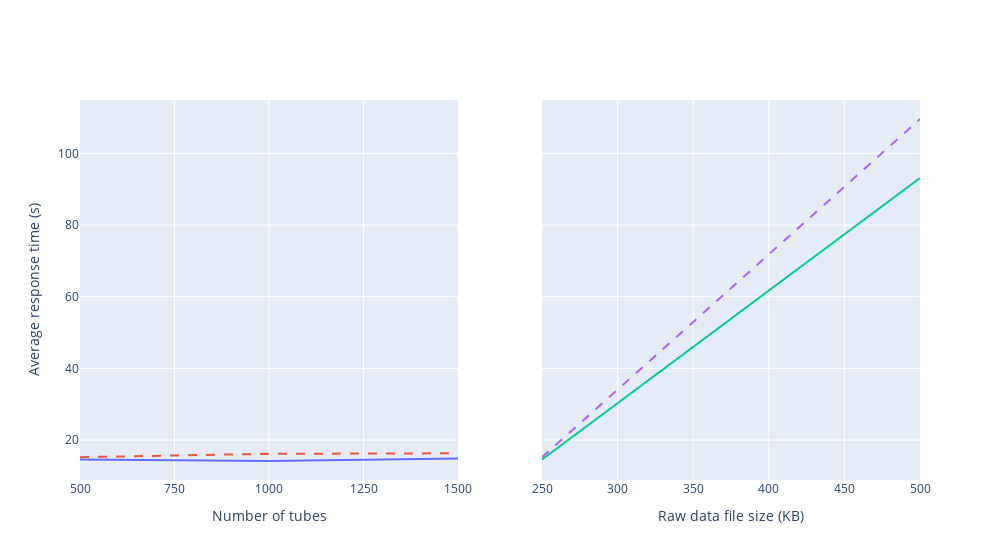

The notebook cell this image was saved under:
### Markdown cell above
### Average times when executing tx 'AddAutomaticAnalysis'

### Code cell
# 3 Orgs net data, file size fixed
threeOrgsFileSizeFixed = [14.5715, 14.1668, 14.8436]
# 5 Orgs net data, file size fixed
fiveOrgsFileSizeFixed = [15.2297, 16.1720, 16.3144]

# 3 Orgs net data, num. tubes fixed
threeOrgsNumTubesFixed = [14.5715, 93.1102]
# 5 Orgs net data, num. tubes fixed
fiveOrgsNumTubesFixed = [15.2297, 109.5888]

avgAutoAnalysis(threeOrgsFileSizeFixed, fiveOrgsFileSizeFixed, threeOrgsNumTubesFixed, fiveOrgsNumTubesFixed)

### Figure 1 — Plotly figure (JSON) as saved in the notebook; plotly's stock layout.template omitted (floating-point values rounded to 4 significant figures)
{"data": [{"mode": "lines", "name": "3 Orgs net (file size fixed)", "type": "scatter", "x": [500, 1000, 1500], "xaxis": "x", "y": [14.57, 14.17, 14.84], "yaxis": "y"}, {"line": {"dash": "dash"}, "mode": "lines", "name": "5 Orgs net (file size fixed)", "type": "scatter", "x": [500, 1000, 1500], "xaxis": "x", "y": [15.23, 16.17, 16.31], "yaxis": "y"}, {"mode": "lines", "name": "3 Orgs net (file size fixed)", "type": "scatter", "x": [250, 500], "xaxis": "x2", "y": [14.57, 93.11], "yaxis": "y2"}, {"line": {"dash": "dash"}, "mode": "lines", "name": "5 Orgs net (file size fixed)", "type": "scatter", "x": [250, 500], "xaxis": "x2", "y": [15.23, 109.6], "yaxis": "y2"}], "layout": {"showlegend": false, "width": 1000, "xaxis": {"anchor": "y", "domain": [0, 0.45], "dtick": 250, "range": [500, 1500], "tick0": 500, "title": {"text": "Number of tubes"}}, "xaxis2": {"anchor": "y2", "domain": [0.55, 1], "range": [250, 500], "title": {"text": "Raw data file size (KB)"}}, "yaxis": {"anchor": "x", "domain": [0, 1], "title": {"text": "Average response time (s)"}}, "yaxis2": {"anchor": "x2", "domain": [0, 1], "matches": "y", "showticklabels": false}}}
